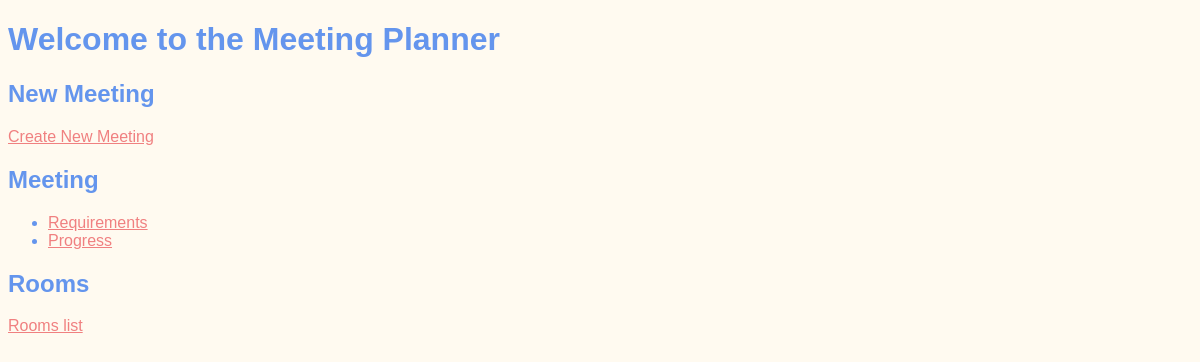
Before: / with the older database file.
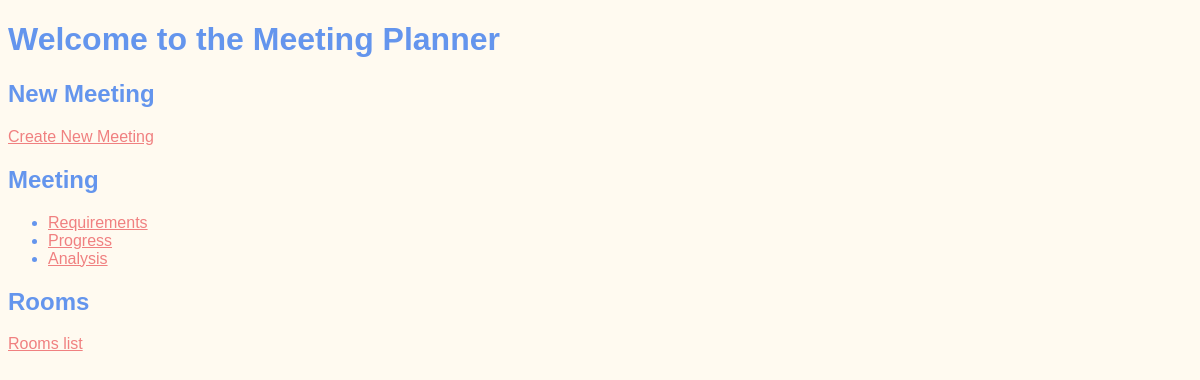
After: the same page with the newer database file.
### meetings/models.py (models this page shows, shortened)
class Meetings(models.Model):
    title = models.CharField(max_length=200)
    date = models.DateField()
    start_time = models.TimeField(default=time(9))
    duration = models.IntegerField(default=1)
    room = models.ForeignKey('Rooms', on_delete=models.CASCADE)

### website/views.py (the view)
# urls.py: path('', welcome, name='welcome'),
def welcome(request):
    return render(request, "website/welcome.html",
                  {'meetings': Meetings.objects.all()})

### website/templates/website/welcome.html (shortened to what this page needs)
{% extends "base.html" %}
{% block content %}
    <h1>Welcome to the Meeting Planner</h1>
    <h2>New Meeting</h2>
    <a href="{% url 'new' %}">Create New Meeting</a>
    <h2>Meeting</h2>
    <ul>
        {% for meeting in meetings %}
        <li>
            <a href="{% url 'detail' meeting.id %}">{{meeting.title}}</a>
        </li>
        {% endfor %}
    </ul>
    <h2>Rooms</h2>
    <a href="{% url 'rooms' %}">Rooms list</a>
{% endblock %}

Changed rows visible on the page:
added Meetings: title "Analysis"
